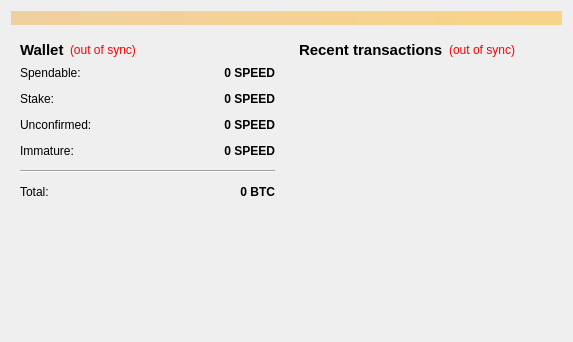
<?xml version="1.0" encoding="UTF-8"?>
<ui version="4.0">
 <class>OverviewPage</class>
 <widget class="QWidget" name="OverviewPage">
  <property name="geometry">
   <rect>
    <x>0</x>
    <y>0</y>
    <width>573</width>
    <height>342</height>
   </rect>
  </property>
  <property name="windowTitle">
   <string>Form</string>
  </property>
  <layout class="QVBoxLayout" name="topLayout">
   <item>
    <widget class="QLabel" name="labelAlerts">
     <property name="visible">
      <bool>false</bool>
     </property>
     <property name="styleSheet">
      <string notr="true">background-color: qlineargradient(x1: 0, y1: 0, x2: 1, y2: 0, stop:0 #F0D0A0, stop:1 #F8D488);  color:#000000
</string>
     </property>
     <property name="wordWrap">
      <bool>true</bool>
     </property>
     <property name="margin">
      <number>3</number>
     </property>
    </widget>
   </item>
   <item>
    <layout class="QHBoxLayout" name="horizontalLayout" stretch="1,1">
     <item>
      <layout class="QVBoxLayout" name="verticalLayout_2">
       <item>
        <widget class="QWidget" name="widget" native="true">
         <layout class="QVBoxLayout" name="verticalLayout_4">
          <item>
           <layout class="QHBoxLayout" name="horizontalLayout_4">
            <item>
             <widget class="QLabel" name="label_5">
              <property name="font">
               <font>
                <pointsize>11</pointsize>
                <weight>75</weight>
                <bold>true</bold>
               </font>
              </property>
              <property name="text">
               <string>Wallet</string>
              </property>
             </widget>
            </item>
            <item>
             <widget class="QLabel" name="labelWalletStatus">
              <property name="toolTip">
               <string>The displayed information may be out of date. Your wallet automatically synchronizes with the SpeedCoin network after a connection is established, but this process has not completed yet.</string>
              </property>
              <property name="styleSheet">
               <string notr="true">QLabel { color: red; }</string>
              </property>
              <property name="text">
               <string notr="true">(out of sync)</string>
              </property>
              <property name="alignment">
               <set>Qt::AlignLeading|Qt::AlignLeft|Qt::AlignVCenter</set>
              </property>
             </widget>
            </item>
            <item>
             <spacer name="horizontalSpacer_2">
              <property name="orientation">
               <enum>Qt::Horizontal</enum>
              </property>
              <property name="sizeHint" stdset="0">
               <size>
                <width>40</width>
                <height>20</height>
               </size>
              </property>
             </spacer>
            </item>
           </layout>
          </item>
          <item>
           <layout class="QFormLayout" name="formLayout_2">
            <property name="fieldGrowthPolicy">
             <enum>QFormLayout::AllNonFixedFieldsGrow</enum>
            </property>
            <property name="horizontalSpacing">
             <number>12</number>
            </property>
            <property name="verticalSpacing">
             <number>12</number>
            </property>
            <item row="0" column="0">
             <widget class="QLabel" name="label">
              <property name="text">
               <string>Spendable:</string>
              </property>
             </widget>
            </item>
            <item row="0" column="1">
             <widget class="QLabel" name="labelBalance">
              <property name="font">
               <font>
                <weight>75</weight>
                <bold>true</bold>
               </font>
              </property>
              <property name="cursor">
               <cursorShape>IBeamCursor</cursorShape>
              </property>
              <property name="toolTip">
               <string>Your current spendable balance</string>
              </property>
              <property name="text">
               <string notr="true">0 SPEED</string>
              </property>
              <property name="alignment">
               <set>Qt::AlignRight|Qt::AlignTrailing|Qt::AlignVCenter</set>
              </property>
              <property name="textInteractionFlags">
               <set>Qt::LinksAccessibleByMouse|Qt::TextSelectableByKeyboard|Qt::TextSelectableByMouse</set>
              </property>
             </widget>
            </item>
            <item row="1" column="0">
             <widget class="QLabel" name="label_6">
              <property name="text">
               <string>Stake:</string>
              </property>
             </widget>
            </item>
            <item row="1" column="1">
             <widget class="QLabel" name="labelStake">
              <property name="font">
               <font>
                <weight>75</weight>
                <bold>true</bold>
               </font>
              </property>
              <property name="cursor">
               <cursorShape>IBeamCursor</cursorShape>
              </property>
              <property name="toolTip">
               <string>Total of coins that was staked, and do not yet count toward the current balance</string>
              </property>
              <property name="text">
               <string notr="true">0 SPEED</string>
              </property>
              <property name="alignment">
               <set>Qt::AlignRight|Qt::AlignTrailing|Qt::AlignVCenter</set>
              </property>
              <property name="textInteractionFlags">
               <set>Qt::LinksAccessibleByMouse|Qt::TextSelectableByKeyboard|Qt::TextSelectableByMouse</set>
              </property>
             </widget>
            </item>
            <item row="2" column="0">
             <widget class="QLabel" name="label_3">
              <property name="text">
               <string>Unconfirmed:</string>
              </property>
             </widget>
            </item>
            <item row="2" column="1">
             <widget class="QLabel" name="labelUnconfirmed">
              <property name="font">
               <font>
                <weight>75</weight>
                <bold>true</bold>
               </font>
              </property>
              <property name="cursor">
               <cursorShape>IBeamCursor</cursorShape>
              </property>
              <property name="toolTip">
               <string>Total of transactions that have yet to be confirmed, and do not yet count toward the current balance</string>
              </property>
              <property name="text">
               <string notr="true">0 SPEED</string>
              </property>
              <property name="alignment">
               <set>Qt::AlignRight|Qt::AlignTrailing|Qt::AlignVCenter</set>
              </property>
              <property name="textInteractionFlags">
               <set>Qt::LinksAccessibleByMouse|Qt::TextSelectableByKeyboard|Qt::TextSelectableByMouse</set>
              </property>
             </widget>
            </item>
            <item row="3" column="0">
             <widget class="QLabel" name="labelImmatureText">
              <property name="text">
               <string>Immature:</string>
              </property>
             </widget>
            </item>
            <item row="3" column="1">
             <widget class="QLabel" name="labelImmature">
              <property name="font">
               <font>
                <weight>75</weight>
                <bold>true</bold>
               </font>
              </property>
              <property name="toolTip">
               <string>Mined balance that has not yet matured</string>
              </property>
              <property name="text">
               <string notr="true">0 SPEED</string>
              </property>
              <property name="alignment">
               <set>Qt::AlignRight|Qt::AlignTrailing|Qt::AlignVCenter</set>
              </property>
              <property name="textInteractionFlags">
               <set>Qt::LinksAccessibleByMouse|Qt::TextSelectableByKeyboard|Qt::TextSelectableByMouse</set>
              </property>
             </widget>
            </item>
            <item row="4" column="0" colspan="2">
             <widget class="Line" name="line">
              <property name="orientation">
               <enum>Qt::Horizontal</enum>
              </property>
             </widget>
            </item>
            <item row="5" column="0">
             <widget class="QLabel" name="labelTotalText">
              <property name="text">
               <string>Total:</string>
              </property>
             </widget>
            </item>
            <item row="5" column="1">
             <widget class="QLabel" name="labelTotal">
              <property name="font">
               <font>
                <weight>75</weight>
                <bold>true</bold>
               </font>
              </property>
              <property name="cursor">
               <cursorShape>IBeamCursor</cursorShape>
              </property>
              <property name="toolTip">
               <string>Your current total balance</string>
              </property>
              <property name="text">
               <string notr="true">0 BTC</string>
              </property>
              <property name="alignment">
               <set>Qt::AlignRight|Qt::AlignTrailing|Qt::AlignVCenter</set>
              </property>
              <property name="textInteractionFlags">
               <set>Qt::LinksAccessibleByMouse|Qt::TextSelectableByKeyboard|Qt::TextSelectableByMouse</set>
              </property>
             </widget>
            </item>
           </layout>
          </item>
         </layout>
        </widget>
       </item>
       <item>
        <spacer name="verticalSpacer">
         <property name="orientation">
          <enum>Qt::Vertical</enum>
         </property>
         <property name="sizeHint" stdset="0">
          <size>
           <width>20</width>
           <height>40</height>
          </size>
         </property>
        </spacer>
       </item>
      </layout>
     </item>
     <item>
      <layout class="QVBoxLayout" name="verticalLayout_3">
       <item>
        <widget class="QWidget" name="widget_2" native="true">
         <layout class="QVBoxLayout" name="verticalLayout">
          <item>
           <layout class="QHBoxLayout" name="horizontalLayout_2">
            <item>
             <widget class="QLabel" name="label_4">
              <property name="font">
               <font>
                <pointsize>11</pointsize>
                <weight>75</weight>
                <bold>true</bold>
               </font>
              </property>
              <property name="text">
               <string>&lt;b&gt;Recent transactions&lt;/b&gt;</string>
              </property>
             </widget>
            </item>
            <item>
             <widget class="QLabel" name="labelTransactionsStatus">
              <property name="toolTip">
               <string>The displayed information may be out of date. Your wallet automatically synchronizes with the SpeedCoin network after a connection is established, but this process has not completed yet.</string>
              </property>
              <property name="styleSheet">
               <string notr="true">QLabel { color: red; }</string>
              </property>
              <property name="text">
               <string notr="true">(out of sync)</string>
              </property>
              <property name="alignment">
               <set>Qt::AlignRight|Qt::AlignTrailing|Qt::AlignVCenter</set>
              </property>
             </widget>
            </item>
            <item>
             <spacer name="horizontalSpacer">
              <property name="orientation">
               <enum>Qt::Horizontal</enum>
              </property>
              <property name="sizeHint" stdset="0">
               <size>
                <width>40</width>
                <height>20</height>
               </size>
              </property>
             </spacer>
            </item>
           </layout>
          </item>
          <item>
           <widget class="QListView" name="listTransactions">
            <property name="styleSheet">
             <string notr="true">QListView { background: transparent; }</string>
            </property>
            <property name="frameShape">
             <enum>QFrame::NoFrame</enum>
            </property>
            <property name="verticalScrollBarPolicy">
             <enum>Qt::ScrollBarAlwaysOff</enum>
            </property>
            <property name="horizontalScrollBarPolicy">
             <enum>Qt::ScrollBarAlwaysOff</enum>
            </property>
            <property name="selectionMode">
             <enum>QAbstractItemView::NoSelection</enum>
            </property>
           </widget>
          </item>
         </layout>
        </widget>
       </item>
      </layout>
     </item>
    </layout>
   </item>
  </layout>
 </widget>
 <resources/>
 <connections/>
</ui>
